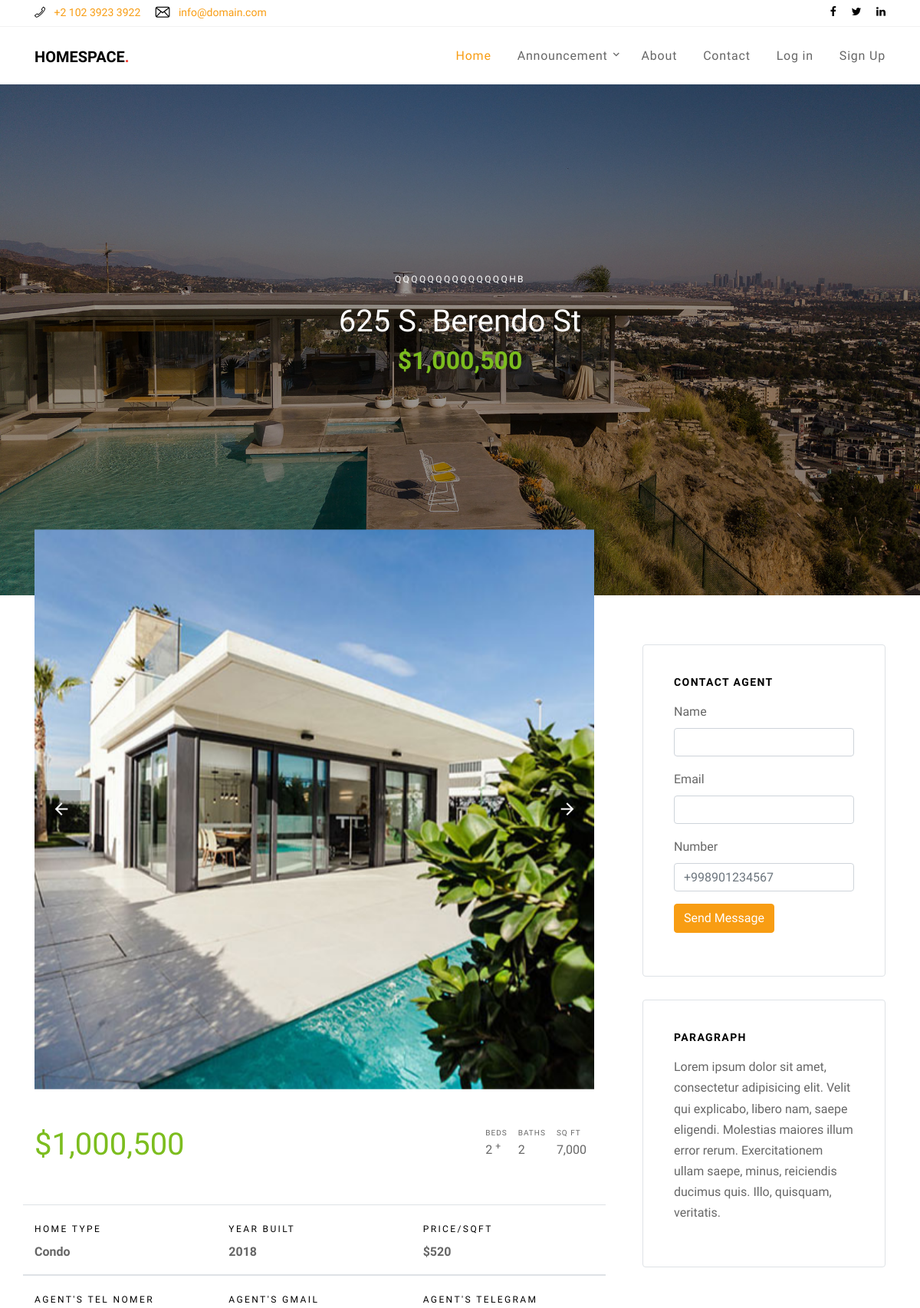
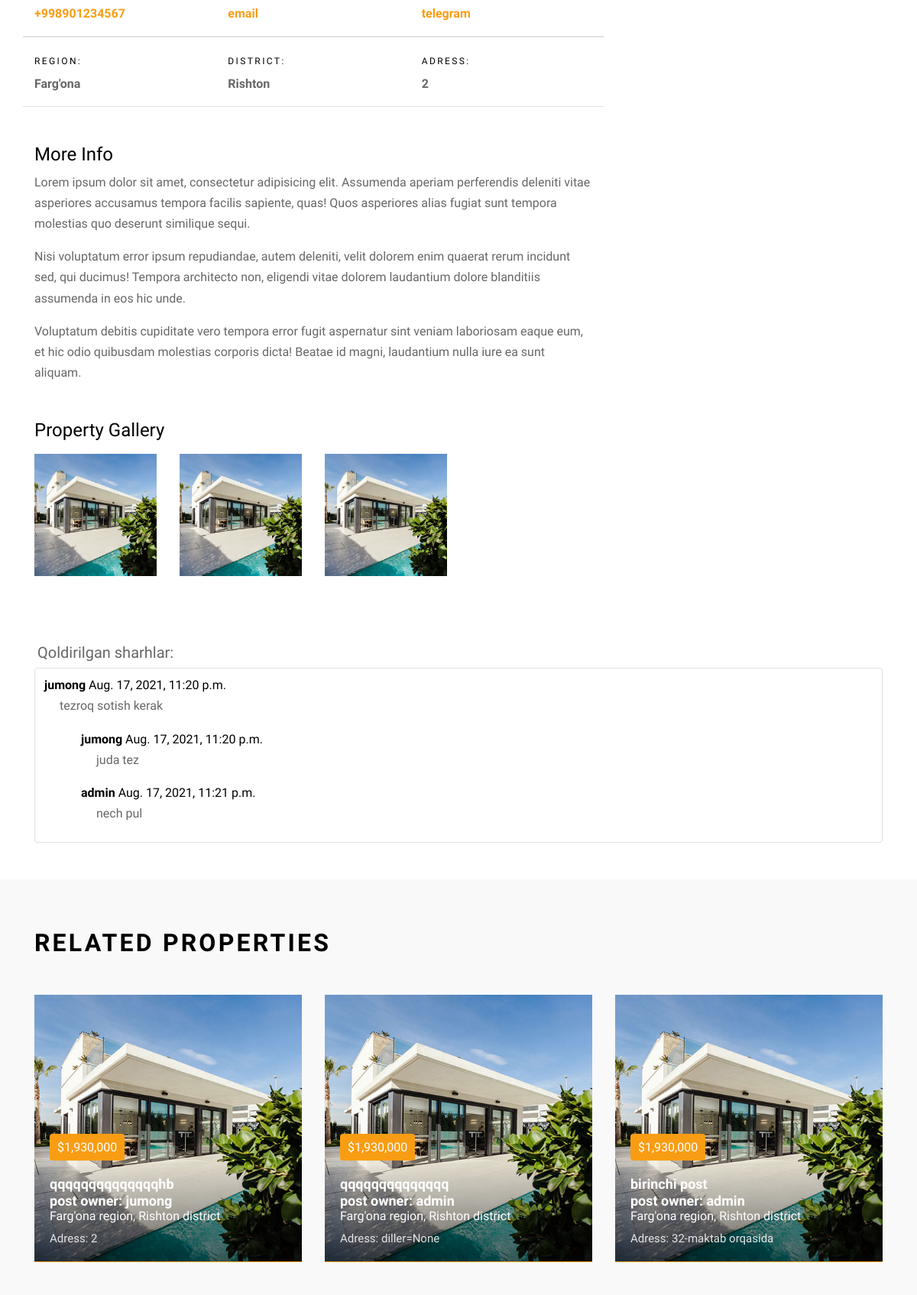
Page /post/post/qqqqqqqqqqqqqqhb/ (upper part) on the committed database (2 pictures, top to bottom).
### announcement/models.py (models this page shows, shortened)
class Posts(models.Model):
    title       = models.CharField(max_length=255,unique=True)
    price       = models.FloatField('price', default=0, blank=True,validators=[MinValueValidator(0)])
    year_build  = models.IntegerField(default=0,blank=True,validators=[MinValueValidator(0)])
    region        = models.ForeignKey(Regions,on_delete=models.CASCADE,null=True)#default='somewhere in uzbesistan')
    district      = models.ForeignKey(Districts,on_delete=models.CASCADE,null=True)#default='somewhere in uzbesistan')
    adress        = models.CharField(max_length=255,null=True)
    diller        = models.ForeignKey(Agents,on_delete=models.SET_NULL,null=True)
    created_at    = models.DateTimeField(auto_now_add=True)
    slug = models.SlugField(max_length=255, db_index=True,blank=True)
    owner      = models.ForeignKey(User, on_delete=models.CASCADE)
    is_publish = models.BooleanField(default=False)
    is_send_mail = models.BooleanField(default=False)
    def get_absolute_url(self):
        kwargs = { 'slug': self.slug }
        return reverse('post-detail', kwargs=kwargs)
    def get_contact_with_agent_url(self):
        kwargs = { 'slug': self.slug }
        return reverse('main:contact', kwargs=kwargs)
    class Meta:
        ordering = ['-created_at']
        verbose_name_plural = 'Posts'
        verbose_name = 'Post'

class Regions(models.Model):
    region = models.CharField(max_length=150)
    def __str__(self):
        return self.region
    class Meta:
        verbose_name_plural = 'Regions'
        verbose_name = 'Region'

class Districts(models.Model):
    region=models.ForeignKey( Regions,on_delete=models.CASCADE )
    district = models.CharField(max_length=150)
    def __str__(self):
        return self.district
    class Meta:
        verbose_name_plural = 'Districts'
        verbose_name = 'District'

class PostComment(models.Model):
    comment = models.TextField("your comment:")
    parent = models.ForeignKey('self', null=True,blank=True, related_name='replies',on_delete=models.CASCADE)
    post = models.ForeignKey(Posts,on_delete=models.CASCADE)
    author = models.ForeignKey(User,on_delete=models.CASCADE)
    created_on = models.DateTimeField(auto_now_add=True)

### authusers/models.py (models this page shows)
class CustomUser(AbstractUser):
    telefon_number = models.CharField(max_length=75,null=True,blank=True)
    create_date = models.DateTimeField(auto_now_add=True)
    email = models.EmailField(
        'email address', unique=True,
        error_messages={
            'unique': "A user with that email already exists.",
        },)
    is_agent = models.BooleanField('agent',default=False,help_text=('is agent?'),)
    agent_info = models.TextField(max_length=300,null=True,blank=True)
    telegram = models.URLField(null=True,blank=True)

### announcement/views.py (the view)
# urls.py: path('post/<slug:slug>/', DetailPageView.as_view(), name='post-detail'),
class DetailPageView(DetailView):
    model = Posts
    context_object_name = 'post'
    template_name = 'property-details.html'
    def get_context_data(self, *args, **kwargs):
        client=self.request.user
        agent=False
        if client.is_authenticated:
            agent=client.is_agent
        owner = self.object.owner == client
        context = super().get_context_data()
        context['detail_pic'] = [i for i in range(3)]
        context['posts'] = self.model.objects.all()[0:3]
        context['contact_with_agent_form'] = ContactWithAgentForm
        context['post_commentform'] = PostCommentForm
        context['comments'] = PostComment.objects.filter(post=self.object)
        context['is_author_or_agent'] = True if agent or owner else False
        return context

### templates/property-details.html (shortened to what this page needs)
{% extends 'base.html' %}
{% load static %}
{% load crispy_forms_tags %}
{% block content %}
<div class="site-blocks-cover overlay" style="background-image: url({% static 'images/hero_bg_2.jpg' %});" data-aos="fade" data-stellar-background-ratio="0.5">
  <div class="container">
    <div class="row align-items-center justify-content-center text-center">
      <div class="col-md-10">
        <span class="d-inline-block text-white px-3 mb-3 property-offer-type rounded">{{post.title}}</span>
        <h1 class="mb-2">625 S. Berendo St</h1>
        <p class="mb-5"><strong class="h2 text-success font-weight-bold">$1,000,500</strong></p>
      </div>
    </div>
  </div>
</div>
<div class="site-section site-section-sm">
  <div class="container">
    <div class="row">
      <div class="col-lg-8" style="margin-top: -150px;">
        <div class="mb-5">
          <div class="slide-one-item home-slider owl-carousel">
            <div><img src="{% static 'images/img_1.jpg' %}" alt="Image" class="img-fluid"></div>
          </div>
        </div>
        <div class="bg-white">
          <div class="row mb-5">
            <div class="col-md-6">
              <strong class="text-success h1 mb-3">$1,000,500</strong>
            </div>
            <div class="col-md-6">
              <ul class="property-specs-wrap mb-3 mb-lg-0  float-lg-right">
              <li>
                <span class="property-specs">Beds</span>
                <span class="property-specs-number">2 <sup>+</sup></span>
              </li>
              <li>
                <span class="property-specs">Baths</span>
                <span class="property-specs-number">2</span>
              </li>
              <li>
                <span class="property-specs">SQ FT</span>
                <span class="property-specs-number">7,000</span>
              </li>
            </ul>
            </div>
          </div>
          <div class="row mb-5">
            <div class="col-md-6 col-lg-4 text-left border-bottom border-top py-3">
              <span class="d-inline-block text-black mb-0 caption-text">Home Type</span>
              <strong class="d-block">Condo</strong>
            </div>
            <div class="col-md-6 col-lg-4 text-left border-bottom border-top py-3">
              <span class="d-inline-block text-black mb-0 caption-text">Year Built</span>
              <strong class="d-block">2018</strong>
            </div>
            <div class="col-md-6 col-lg-4 text-left border-bottom border-top py-3">
              <span class="d-inline-block text-black mb-0 caption-text">Price/Sqft</span>
              <strong class="d-block">$520</strong>
            </div>
            <div class="col-md-6 col-lg-4 text-left border-bottom border-top py-3">
              <span class="d-inline-block text-black mb-0 caption-text">Agent's tel nomer</span>
              <strong class="d-block"><a href="tel:+998901234567">+998901234567</a></strong>
            </div>
            <div class="col-md-6 col-lg-4 text-left border-bottom border-top py-3">
              <span class="d-inline-block text-black mb-0 caption-text">Agent's gmail</span>
              <strong class="d-block"><a href="mailto:asliddin@gmail.com">email</a></strong>
            </div>
            <div class="col-md-6 col-lg-4 text-left border-bottom border-top py-3">
              <span class="d-inline-block text-black mb-0 caption-text">Agent's telegram</span>
              <strong class="d-block"><a href="#">telegram</a></strong>
            </div>
            <div class="col-md-6 col-lg-4 text-left border-bottom border-top py-3">
              <span class="d-inline-block text-black mb-0 caption-text">Region:</span>
              <strong class="d-block">{{post.region}}</strong>
            </div>
            <div class="col-md-6 col-lg-4 text-left border-bottom border-top py-3">
              <span class="d-inline-block text-black mb-0 caption-text">District:</span>
              <strong class="d-block">{{post.district}}</strong>
            </div>
            <div class="col-md-6 col-lg-4 text-left border-bottom border-top py-3">
              <span class="d-inline-block text-black mb-0 caption-text">adress:</span>
              <strong class="d-block">{{post.adress}}</strong>
            </div>
          </div>
          <h2 class="h4 text-black">More Info</h2>
          <p>Lorem ipsum dolor sit amet, consectetur adipisicing elit. Assumenda aperiam perferendis deleniti vitae asperiores accusamus tempora facilis sapiente, quas! Quos asperiores alias fugiat sunt tempora molestias quo deserunt similique sequi.</p>
          <p>Nisi voluptatum error ipsum repudiandae, autem deleniti, velit dolorem enim quaerat rerum incidunt sed, qui ducimus! Tempora architecto non, eligendi vitae dolorem laudantium dolore blanditiis assumenda in eos hic unde.</p>
          <p>Voluptatum debitis cupiditate vero tempora error fugit aspernatur sint veniam laboriosam eaque eum, et hic odio quibusdam molestias corporis dicta! Beatae id magni, laudantium nulla iure ea sunt aliquam.</p>
          <div class="row mt-5">
            <div class="col-12">
              <h2 class="h4 text-black mb-3">Property Gallery</h2>
            </div>
            {% for pic in detail_pic %}
              <div class="col-sm-6 col-md-4 col-lg-3 mb-4">
                <a href="{% static 'images/img_1.jpg' %}" class="image-popup gal-item"><img src="{% static 'images/img_1.jpg' %}" alt="Image" class="img-fluid"></a>
              </div>
            {% endfor %}
          </div>
        </div>
      </div>
      <div class="col-lg-4 pl-md-5">
        <div class="bg-white widget border rounded">
          <h3 class="h4 text-black widget-title mb-3">Contact Agent</h3>
          <form action="{{post.get_contact_with_agent_url}}" method="post" class="form-contact-agent">
            {% for contact_form in contact_with_agent_form %}
              <div class="form-group">
                <label>{{contact_form.label}}</label>
                {{contact_form}}
              </div>
            {% endfor %}
            <div class="form-group">
              <input type="submit" id="phone" class="btn btn-primary" value="Send Message">
            </div>
          </form>
        </div>
        <div class="bg-white widget border rounded">
          <h3 class="h4 text-black widget-title mb-3">Paragraph</h3>
          <p>Lorem ipsum dolor sit amet, consectetur adipisicing elit. Velit qui explicabo, libero nam, saepe eligendi. Molestias maiores illum error rerum. Exercitationem ullam saepe, minus, reiciendis ducimus quis. Illo, quisquam, veritatis.</p>
        </div>
      </div>
    </div>
  </div>
</div>
<div class="container mb-5">
  {% if comments %}
    <div class="ml-1">
        <h5>Qoldirilgan sharhlar:</h5>
    </div>
    {% for cmt in comments %}
      {% if cmt.parent is None %}
        <div class="text-left border-bottom border-top py-2 px-2 mb-1 card">
          <span class="d-inline-block text-black mb-0 ml-1"><strong>{{ cmt.author }}</strong> {{ cmt.created_on }}</span>
          <p class="ml-4" text-aligin="justifay">{{ cmt.comment }}</p>
          {% for reply in cmt.replies.all %}
            <div class="text-left mt-0 ml-5">
              <span class="d-inline-block text-black mb-0 ml-1"><strong>{{ reply.author }}</strong> {{ reply.created_on }}</span>
              <p class="ml-4" text-aligin="justifay">{{ reply.comment }}</p>
            </div>
          {% endfor %}
        </div>
      {% endif %}
    {% endfor %}
  {% else %}
    <div class="text-left border-bottom border-top py-3">
      <span class="d-inline-block text-black mb-0 ml-1"><strong>Hozircha hech qandey sharh mavjud emas!</strong>
    </div>
  {% endif %}
</div>
<div class="site-section site-section-sm bg-light">
  <div class="container">
    <div class="row">
      <div class="col-12">
        <div class="site-section-title mb-5">
          <h2>Related Properties</h2>
        </div>
      </div>
    </div>
    {% include 'posts.html' %}
  </div>
</div>
{% endblock %}

### templates/posts.html (shortened to what this page needs)
{% load static %}
<div class="row mb-5">
  {% if posts %}
    {% for post in posts %}
      <div class="col-md-6 col-lg-4 mb-4">
        <a href="{{ post.get_absolute_url }}" class="prop-entry d-block">
          <figure>
            <img src="{% static 'images/img_1.jpg' %}" alt="Image" class="img-fluid">
          </figure>
          <div class="prop-text">
            <div class="inner">
              <span class="price rounded">$1,930,000</span>
              <h3 class="title">{{ post.title }}</h3>
              <h5 class="title">post owner: {{ post.owner }}</h5>
              <h6 style="color:white;">{{ post.region }} region, {{ post.district }} district</h6>
              <p class="location">Adress: {{post.adress}}</p>
            </div>
          </div>
        </a>
      </div>
    {% endfor %}
  {% else %}
    <h2 style="margin-left:2%; margin-top:-4.5%;">E'lonlar mavjud emas !</h2>
  {% endif %}
</div>

### static/css/style.css (style rules this page uses)
body { line-height: 1.7; color: rgba(0, 0, 0, 0.6); font-weight: 400; font-size: 1rem; font-family: "Roboto Mono", SFMono-Regular, Menlo, Monaco, Consolas, "Liberation Mono", "Courier New", monospace; font-family: "Nunito Sans", -apple-system, BlinkMacSystemFont, "Segoe UI", Roboto, "Helvetica Neue", Arial, sans-serif, "Apple Color Emoji", "Segoe UI Emoji", "Segoe UI Symbol", "Noto Color Emoji"; }
a { -webkit-transition: .3s all ease; -o-transition: .3s all ease; transition: .3s all ease; }
.text-black { color: #000 !important; }
.bg-light { background: #f9f9f9 !important; }
.btn { position: relative; top: 0; }
.btn.btn-primary { color: #fff; }
.form-control, .form-control-same-height { height: 47px; }
.site-section { padding: 3em 0; }
@media (min-width: 768px) { .site-section { padding: 7em 0; } }
.site-section.site-section-sm { padding: 4em 0; }
.site-blocks-cover { background-size: cover; background-repeat: no-repeat; background-position: center center; }
.site-blocks-cover.overlay { position: relative; }
.site-blocks-cover.overlay:before { position: absolute; content: ""; left: 0; bottom: 0; right: 0; top: 0; background: rgba(0, 0, 0, 0.4); }
.site-blocks-cover, .site-blocks-cover .row { min-height: 600px; height: calc(100vh - 134px); }
.site-blocks-cover h1 { font-weight: 900; color: #fff; font-weight: normal; }
.site-blocks-cover p { color: black; line-height: 1.5; }
.site-blocks-cover .property-offer-type { letter-spacing: .2em; font-size: 12px; text-transform: uppercase; padding-top: 5px; padding-bottom: 5px; }
.caption-text { letter-spacing: .2em; font-size: 12px; text-transform: uppercase; padding-top: 5px; padding-bottom: 5px; }
.property-specs-wrap { list-style: none; padding: 0; margin: 0; }
.property-specs-wrap li { display: inline-block; margin-right: 10px; margin-bottom: 10px; }
.property-specs { display: block; text-transform: uppercase; font-size: 10px; letter-spacing: .1em; }
.site-section-title h2 { text-transform: uppercase; color: #000; font-weight: 700; font-size: 2rem; letter-spacing: .1em; }
.block-13, .slide-one-item { position: relative; z-index: 1; }
.widget { padding: 40px; margin-bottom: 30px; }
.widget .widget-title { font-size: 14px; font-weight: bold; color: #000; text-transform: uppercase; letter-spacing: .1em; }
.form-contact-agent .form-control { height: 37px; }
.gal-item img { -webkit-transition: .3s all ease; -o-transition: .3s all ease; transition: .3s all ease; opacity: 1; }
.prop-entry { position: relative; overflow: hidden; }
.prop-entry img, .prop-entry figure { margin-bottom: 0; }
.prop-entry .prop-text { position: absolute; bottom: -50px; width: 100%; z-index: 2; -webkit-transition: .3s all ease; -o-transition: .3s all ease; transition: .3s all ease; }
.prop-entry .prop-text .inner { padding-left: 20px; padding-right: 20px; }
.prop-entry .prop-text:before { z-index: -1; content: ''; position: absolute; top: 0; right: 0; bottom: 0; left: 0; background: -moz-linear-gradient(top, transparent 0%, transparent 18%, rgba(0, 0, 0, 0.8) 99%, rgba(0, 0, 0, 0.8) 100%); background: -webkit-linear-gradient(top, transparent 0%, transparent 18%, rgba(0, 0, 0, 0.8) 99%, rgba(0, 0, 0, 0.8) 100%); background: -webkit-gradient(linear, left top, left bottom, from(transparent), color-stop(18%, transparent), color-stop(99%, rgba(0, 0, 0, 0.8)), to(rgba(0, 0, 0, 0.8))); background: -o-linear-gradient(top, transparent 0%, transparent 18%, rgba(0, 0, 0, 0.8) 99%, rgba(0, 0, 0, 0.8) 100%); background: linear-gradient(to bottom, transparent 0%, transparent 18%, rgba(0, 0, 0, 0.8) 99%, rgba(0, 0, 0, 0.8) 100%); filter: progid:DXImageTransform.Microsoft.gradient( startColorstr='#00000000', endColorstr='#cc000000',GradientType=0 ); }
.prop-entry .prop-text .price { background: #f89d13; color: #fff; padding: 4px 10px; display: inline-block; margin-bottom: 20px; }
.prop-entry .prop-text .title { font-size: 18px; font-weight: bold; color: #fff; margin-bottom: 0; }
.prop-entry .prop-text .location { font-size: 15px; color: #e6e6e6; }

### rows in the picture
Posts: title "QQQQQQQQQQQQQQHB", region "Farg'ona", district "Rishton", adress "2", title "qqqqqqqqqqqqqqhb", owner "jumong"
PostComment: author "jumong", created_on "Aug. 17, 2021, 11:20 p.m.", comment "tezroq sotish kerak"
PostComment: author "jumong", created_on "Aug. 17, 2021, 11:20 p.m.", comment "juda tez"
PostComment: author "admin", created_on "Aug. 17, 2021, 11:21 p.m.", comment "nech pul"
Posts: title "qqqqqqqqqqqqqq", owner "admin", region "Farg'ona", district "Rishton", adress "diller=None"
Posts: title "birinchi post", owner "admin", region "Farg'ona", district "Rishton", adress "32-maktab orqasida"

### other values in the picture
{{ contact_form.label }} "Name" "Email" "Number"
